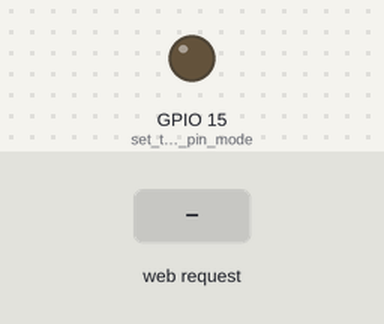
This sketch was run on a simulated ESP32. Shown: output pins drawn as LEDs (lit = HIGH). The inputs (shaded band) are chosen by the test bench. WiFi joins after 1.5 s; servers stay silent unless stated; what the sketch prints to the serial monitor is not drawn.

Above: at 2.7 s.
2.8 s: HTTP request GET /H received
At 3.1 s:
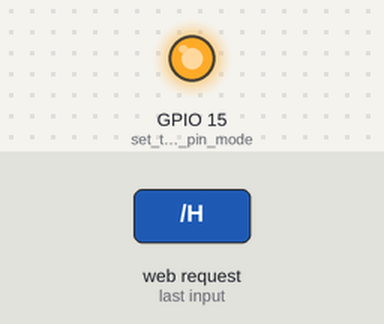
4.3 s: HTTP request GET /L received
At 5.4 s:
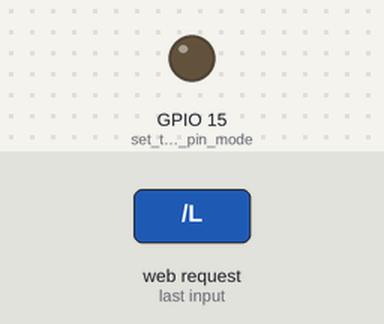
Timing chart, 0 to 7.3 s (numbered marks = the images above; inputs shaded):
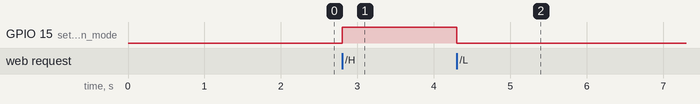

Measured:
- after the input at 2.8 s, GPIO 15 (set_the_LED_pin_mode): LOW → HIGH at once
- after the input at 4.3 s, GPIO 15 (set_the_LED_pin_mode): HIGH → LOW at once

The sketch:

WiFi_LED_control.ino
```cpp
#include <WiFi.h>
const char* ssid = "Ajou Univ";
//const char* password = "";
WiFiServer server(80);

void setup()
{
Serial.begin(115200);
pinMode(15, OUTPUT); // set the LED pin mode
delay(10);

// We start by connecting to a WiFi network

Serial.println();
Serial.println();
Serial.print("Connecting to ");
Serial.println(ssid);

WiFi.begin(ssid);
while (WiFi.status() != WL_CONNECTED) {
delay(500);
Serial.print(".");
}
Serial.println("");
Serial.println("WiFi connected.");
Serial.println("IP address: ");
Serial.println(WiFi.localIP());
server.begin();

int value = 0;
}
void loop(){
  WiFiClient client = server.available(); // listen for incoming clients

  if (client) { // if you get a client,
    Serial.println("New Client."); // print a message out the serial port
    String currentLine = ""; // make a String to hold incoming data from the client
    while (client.connected()) { // loop while the client's connected
      if (client.available()) { // if there's bytes to read from the client,
        char c = client.read(); // read a byte, then
        Serial.write(c);// print it out the serial monitor
        if (c == '\n') { // if the byte is a newline character

          if (currentLine.length() == 0) {
            client.println("HTTP/1.1 200 OK");
            client.println("Content-type:text/html");
            client.println();
            client.print("<font size='100'>Web Server Test<br>");
            client.print("Click <a href=\"/H\">here</a> LED ON<br>");
            client.print("Click <a href=\"/L\">here</a> LED OFF<br>");

            // The HTTP response ends with another blank line:
            client.println();
            // break out of the while loop:
            break;

          }
          else { // if you got a newline, then clear currentLine:
          currentLine = "";
          }
        }
        else if (c != '\r') { // if you got anything else but a carriage return character,
        currentLine += c; // add it to the end of the currentLine
        }
        // Check to see if the client request was "GET /H" or "GET /L":
        if (currentLine.endsWith("GET /H")) {
        digitalWrite(15, HIGH); // GET /H turns the LED on
        }
        if (currentLine.endsWith("GET /L")) {
        digitalWrite(15, LOW); // GET /L turns the LED off
        }
      }
    }
    // close the connection:
    client.stop();
    Serial.println("Client Disconnected.");
  }
}
```
